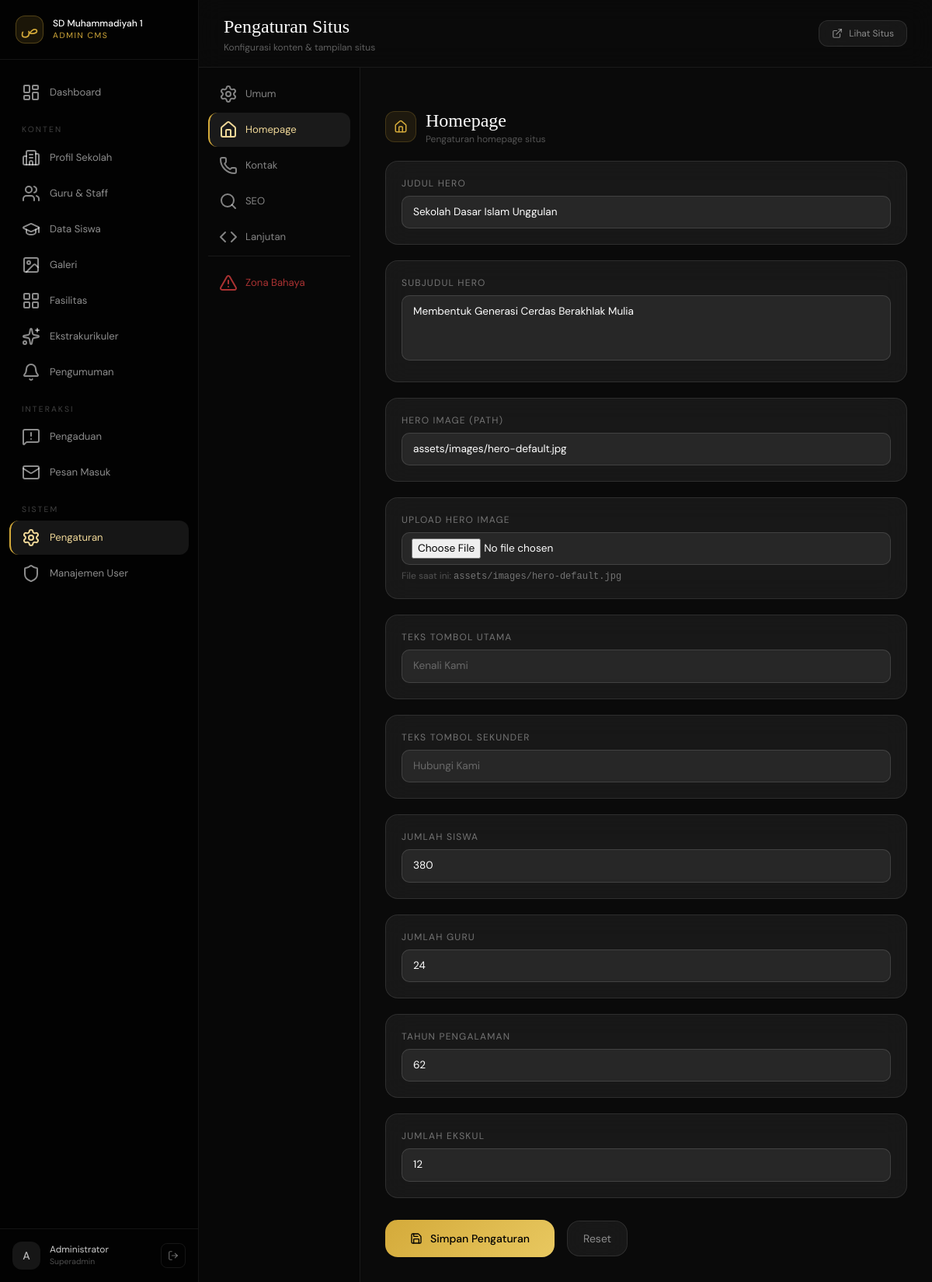
Screenshot of /admin/pages/settings.php?tab=homepage (signed in) with the database file from the repository.
### tables this page shows
CREATE TABLE `settings` (
  `key`        VARCHAR(100) PRIMARY KEY,
  `value`      LONGTEXT     DEFAULT NULL,
  `label`      VARCHAR(200) DEFAULT NULL,
  `group`      VARCHAR(60)  DEFAULT 'general',
  `updated_at` TIMESTAMP    DEFAULT CURRENT_TIMESTAMP ON UPDATE CURRENT_TIMESTAMP
);

### includes/config.php (called while the page is built, shortened)
<?php
class Database {
    private static ?PDO $instance = null;
    public static function getInstance(): PDO {
        if (self::$instance === null) {
            $dsn = sprintf('mysql:host=%s;port=%s;dbname=%s;charset=%s',
                DB_HOST, DB_PORT, DB_NAME, DB_CHARSET);
            try {
                self::$instance = new PDO($dsn, DB_USER, DB_PASS, [
                    PDO::ATTR_ERRMODE            => PDO::ERRMODE_EXCEPTION,
                    PDO::ATTR_DEFAULT_FETCH_MODE => PDO::FETCH_ASSOC,
                    PDO::ATTR_EMULATE_PREPARES   => false,
                    PDO::MYSQL_ATTR_INIT_COMMAND => "SET NAMES utf8mb4 COLLATE utf8mb4_unicode_ci",
                ]);
            } catch (PDOException $e) {
                if (APP_ENV === 'development') {
                    die('<pre style="color:red">DB Error: ' . $e->getMessage() . '</pre>');
                }
                die('Service temporarily unavailable. Please try again later.');
            }
        }
        return self::$instance;
    }
}
function db(): PDO { return Database::getInstance(); }
function e(string $str): string {
    return htmlspecialchars($str, ENT_QUOTES | ENT_HTML5, 'UTF-8');
}

### admin/pages/settings.php (the view, shortened to what this page needs)
<?php
$pageTitle     = 'Pengaturan Situs';
$pageSubtitle  = 'Konfigurasi konten & tampilan situs';
try {
    $allSettings = [];
    foreach (db()->query("SELECT `key`, `value`, `group` FROM settings")->fetchAll() as $row) {
        $allSettings[$row['key']] = $row['value'];
    }
} catch (Exception $e) {
    $allSettings = [];
}
$tab    = $_GET['tab'] ?? 'general';
?>
<!DOCTYPE html>
<html lang="id">
<head>
  <script src="https://cdn.tailwindcss.com"></script>
</head>
<body>
<div class="flex h-screen overflow-hidden">
<?php require_once __DIR__ . '/../includes/sidebar.php'; ?>
<main class="flex-1 flex flex-col overflow-hidden">
  <div class="px-8 py-4 border-b border-white/[.07] flex items-center justify-between flex-shrink-0" style="background:rgba(10,10,10,.9);backdrop-filter:blur(16px)">
    <div>
      <h1 style="font-family:'Cormorant Garamond',serif;font-size:1.5rem;font-weight:300"><?= e($pageTitle) ?></h1>
      <p style="font-size:.75rem;color:rgba(255,255,255,.35)"><?= e($pageSubtitle) ?></p>
    </div>
    <a href="<?= APP_URL ?>/index.php" target="_blank" class="flex items-center gap-2 px-4 py-2 glass rounded-xl text-xs text-white/50 hover:text-white hover:bg-white/10 transition-all">
      <i data-lucide="external-link" style="width:14px;height:14px"></i> Lihat Situs
    </a>
  </div>
  <div class="flex-1 overflow-hidden flex">
    <div class="w-52 flex-shrink-0 border-r border-white/[.07] overflow-y-auto p-3 space-y-0.5" style="background:rgba(0,0,0,.3)">
      <?php foreach ($groups as $groupKey => $group): ?>
      <a href="?tab=<?= $groupKey ?>"
         class="tab-link <?= $tab === $groupKey ? 'active' : '' ?>">
        <i data-lucide="<?= $group['icon'] ?>"></i>
        <?= $group['label'] ?>
      </a>
      <?php endforeach; ?>
      <div class="border-t border-white/[.07] mt-3 pt-3">
        <a href="?tab=danger" class="tab-link <?= $tab === 'danger' ? 'active' : '' ?>" style="color:rgba(239,68,68,.7)">
          <i data-lucide="alert-triangle"></i> Zona Bahaya
        </a>
      </div>
    </div>
    <div class="flex-1 overflow-y-auto p-8">
      <?php if ($tab === 'danger'): ?>
      <div class="max-w-2xl space-y-5">
        <div class="rounded-2xl p-6" style="background:rgba(239,68,68,.06);border:1px solid rgba(239,68,68,.2)">
          <h2 class="font-display text-2xl text-red-300 font-light mb-1">Zona Bahaya</h2>
          <p class="text-white/40 text-sm mb-6">Tindakan di bawah ini bersifat permanen dan tidak dapat dibatalkan.</p>
          <div class="space-y-4">
            <div class="flex items-center justify-between py-4 border-b border-red-500/15">
              <div>
                <p class="text-sm text-white/80 font-medium">Reset Semua Pengaturan</p>
                <p class="text-xs text-white/35 mt-0.5">Kembalikan semua pengaturan ke nilai default awal.</p>
              </div>
              <button onclick="confirmDanger('reset')" class="px-4 py-2 rounded-xl text-xs text-red-300 transition-all hover:bg-red-500/20" style="border:1px solid rgba(239,68,68,.35)">
                Reset Settings
              </button>
            </div>
            <div class="flex items-center justify-between py-4 border-b border-red-500/15">
              <div>
                <p class="text-sm text-white/80 font-medium">Hapus Semua Galeri</p>
                <p class="text-xs text-white/35 mt-0.5">Hapus seluruh data foto dari database (file tidak terhapus).</p>
              </div>
              <button onclick="confirmDanger('clear_gallery')" class="px-4 py-2 rounded-xl text-xs text-red-300 transition-all hover:bg-red-500/20" style="border:1px solid rgba(239,68,68,.35)">
                Hapus Galeri
              </button>
            </div>
            <div class="flex items-center justify-between py-4">
              <div>
                <p class="text-sm text-white/80 font-medium">Hapus Semua Pesan & Pengaduan</p>
                <p class="text-xs text-white/35 mt-0.5">Bersihkan inbox pesan kontak dan pengaduan secara permanen.</p>
              </div>
              <button onclick="confirmDanger('clear_inbox')" class="px-4 py-2 rounded-xl text-xs text-red-300 transition-all hover:bg-red-500/20" style="border:1px solid rgba(239,68,68,.35)">
                Bersihkan Inbox
              </button>
            </div>
          </div>
        </div>
      </div>
      <?php else:
        $currentGroup = $groups[$tab] ?? $groups['general'];
      ?>
      <form method="POST" enctype="multipart/form-data" class="max-w-2xl space-y-5">
        <div class="flex items-center gap-3 mb-7">
          <div class="w-10 h-10 rounded-xl flex items-center justify-center" style="background:rgba(212,170,58,.1);border:1px solid rgba(212,170,58,.2)">
            <i data-lucide="<?= $currentGroup['icon'] ?>" style="width:18px;height:18px;color:#d4aa3a"></i>
          </div>
          <div>
            <h2 class="font-display text-2xl text-white font-light"><?= $currentGroup['label'] ?></h2>
            <p class="text-white/30 text-xs">Pengaturan <?= strtolower($currentGroup['label']) ?> situs</p>
          </div>
        </div>
        <?php foreach ($currentGroup['fields'] as $field):
          $val = $allSettings[$field['key']] ?? '';
        ?>
        <div class="glass rounded-2xl p-5">
          <label class="block text-xs tracking-widest uppercase mb-2 text-white/40">
            <?= $field['label'] ?>
          </label>
          <?php if ($field['type'] === 'toggle'): ?>
            <div class="toggle-wrap">
              <input type="hidden" name="<?= $field['key'] ?>" value="0">
              <input type="checkbox" id="toggle_<?= $field['key'] ?>"
                     name="<?= $field['key'] ?>" value="1"
                     <?= $val == '1' ? 'checked' : '' ?>>
              <label for="toggle_<?= $field['key'] ?>">
                <div class="toggle-track"></div>
                <span class="text-sm text-white/65"><?= $field['desc'] ?? '' ?></span>
              </label>
            </div>
          <?php elseif ($field['type'] === 'textarea'): ?>
            <textarea name="<?= $field['key'] ?>" rows="3"
                      placeholder="<?= $field['placeholder'] ?? '' ?>"
                      class="input-g resize-none"><?= e($val) ?></textarea>
          <?php elseif ($field['type'] === 'code'): ?>
            <textarea name="<?= $field['key'] ?>" rows="4"
                      placeholder="<?= $field['placeholder'] ?? '' ?>"
                      class="input-g resize-none font-mono text-xs"><?= e($val) ?></textarea>
          <?php elseif ($field['type'] === 'file'): ?>
            <?php
              $previewKey = str_replace('_file', '', $field['key']);
              $previewVal = $allSettings[$previewKey] ?? '';
            ?>
            <input type="file" name="<?= $field['key'] ?>"
                   accept="<?= $field['accept'] ?? 'image/*' ?>"
                   class="input-g" style="padding:7px 12px">
            <?php if (!empty($previewVal)): ?>
            <p class="text-white/25 text-xs mt-1.5">File saat ini: <code class="text-white/40"><?= e($previewVal) ?></code></p>
            <?php endif; ?>
          <?php else: ?>
            <input type="<?= $field['type'] ?? 'text' ?>"
                   name="<?= $field['key'] ?>"
                   value="<?= e($val) ?>"
                   placeholder="<?= $field['placeholder'] ?? '' ?>"
                   class="input-g">
          <?php endif; ?>
        </div>
        <?php endforeach; ?>
        <div class="flex items-center gap-4 pt-2">
          <button type="submit"
                  class="flex items-center gap-2.5 px-8 py-3.5 rounded-2xl font-medium text-sm text-black transition-all hover:scale-105 hover:shadow-[0_8px_30px_rgba(212,170,58,.35)]"
                  style="background:linear-gradient(135deg,#d4aa3a,#e8c860)">
            <i data-lucide="save" style="width:16px;height:16px"></i>
            Simpan Pengaturan
          </button>
          <a href="?tab=<?= e($tab) ?>"
             class="px-5 py-3 glass rounded-2xl text-sm text-white/50 hover:text-white hover:bg-white/10 transition-all">
            Reset
          </a>
        </div>
      </form>
      <?php endif; ?>
    </div>
  </div>
</main>
</div>
</body>
</html>

### admin/pages/settings.php (style rules this page uses)
* { font-family:'DM Sans',sans-serif }
h1,h2 { font-family:'Cormorant Garamond',serif }
body { background:#0a0a0a;color:#fff }
.glass { background:rgba(255,255,255,.06);backdrop-filter:blur(16px);-webkit-backdrop-filter:blur(16px);border:1px solid rgba(255,255,255,.1) }
.input-g { background:rgba(255,255,255,.07);border:1px solid rgba(255,255,255,.12);color:#fff;border-radius:10px;padding:10px 14px;font-size:.85rem;width:100%;transition:all .25s;font-family:'DM Sans',sans-serif }
.input-g::placeholder { color:rgba(255,255,255,.3) }
.tab-link { display:flex;align-items:center;gap:10px;padding:10px 14px;border-radius:12px;font-size:.82rem;color:rgba(255,255,255,.5);transition:all .2s;text-decoration:none;border:none;background:none;width:100%;cursor:pointer }
.tab-link:hover,.tab-link.active { background:rgba(255,255,255,.08);color:#fff }
.tab-link.active { border-left:2px solid #d4aa3a;padding-left:12px;color:#f0d898 }

### rows the page displays
settings: label "JUDUL HERO", hero_title "Sekolah Dasar Islam Unggulan"
settings: label "SUBJUDUL HERO", hero_subtitle "Membentuk Generasi Cerdas Berakhlak Mulia"
settings: label "JUMLAH SISWA", stats_students "380"
settings: label "JUMLAH GURU", stats_teachers "24"
settings: label "TAHUN PENGALAMAN", stats_years "62"
settings: label "JUMLAH EKSKUL", stats_ekskul "12"

### other values shown
$label "Dashboard Profil Sekolah Guru & Staff Data Siswa Galeri Fasilitas Ekstrakurikuler Pengumuman Pengaduan Pesan Masuk Pengaturan Manajemen User"
substr($_SESSION['admin_name'],0,1) "A"
$_SESSION['admin_name'] "Administrator"
$_SESSION['admin_role'] "Superadmin"
$pageTitle "Pengaturan Situs"
$pageSubtitle "Konfigurasi konten & tampilan situs"
$group['label'] "Umum"
$group['label'] "Homepage"
$group['label'] "Kontak"
$group['label'] "SEO"
$group['label'] "Lanjutan"
$currentGroup['label'] "Homepage"
$currentGroup['label'] "homepage"
$field['label'] "HERO IMAGE (PATH)"
$field['label'] "UPLOAD HERO IMAGE"
